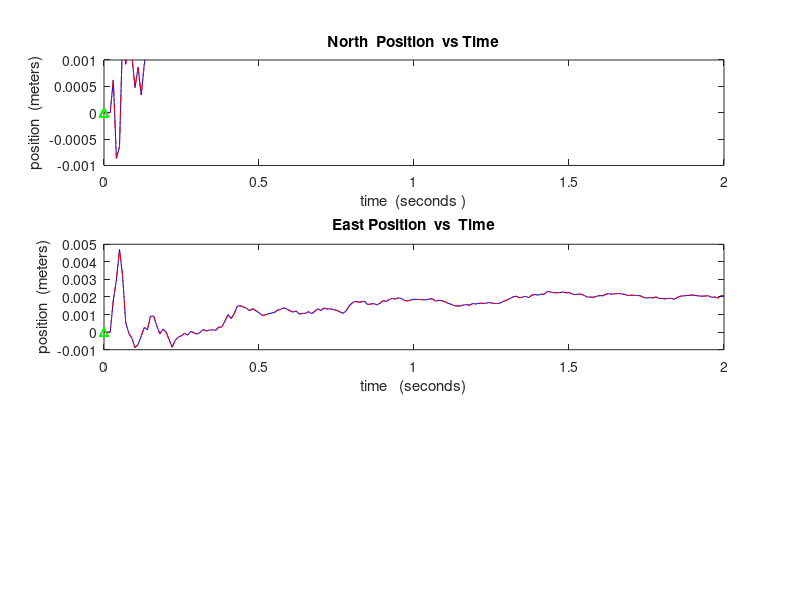

The MATLAB source for this figure: (Note: this script raises an error after producing the figure.)
clear all

% SANS Kalman  Filter in
% "An integrated INS/GPS navigation system for small AUVs using an asynchronous Kalman filter"
% By Glenn  Hernandez
% 8 May 98
% edited from pdf by nicholasferguson@wingarch.com 2019
% removed unused code from v1

% Number of minutes  for simulated  run
minutes =  1;

% Define the  resolution of the simulation  here
delta_t =  .01;  % For 100 Hz resolution

% Number of  samples
samples =  1/delta_t * 2 * minutes;   % Gives 60000  samples at delta_t = .01 seconds

% Time Constants
tau_1 = 60;     % seconds for velocity
tau_2 = 60;     % seconds for GPS
tau_3 = 3600;  % seconds for ocean  current

% Process Noise  Vector
wl = randn(1, samples)
w2 = randn(1, samples)
w3 = randn(1, samples);
w4 = randn(1, samples);
w5 = 600 * randn(1, samples);  % Gives  a GPS standard  deviation of  3 m
w6 = 600 * randn(1,samples);  % Gives  a GPS standard  deviation of  3 m
w7 = zeros(1,samples);        % No white  noise input  for x7
w8 = zeros(1,samples);        % No white  noise input  for x8
w = [wl;w2;w3;w4;w5;w6;w7;w8];

% Measurement Noise  Vector
vl = randn(1,samples);
v2 = randn(1,samples) ;
v3 = randn(1,samples) ;
v4 = randn(1,samples) ;
v_0 = [vl;v2];         % Noise vector without  GPS input
v_l = [vl;v2;v3;v4] ;  % Noise vector with  GPS input

% Generate GPS Sampling
gps_flag = zeros(samples,1);

for g = 1:1/delta_t: samples  % Need at  least .01 seconds  between GPS fixes

j = rand;  % Normalized  random generator  between   and  1
  if j < .5
    gps_flag(g)  = 0;  % No GPS Signal Available
  else
    gps_flag(g)  = 1;  % GPS Signal Available
  end
end


% State Transition  Matrix
F = [exp(-delta_t/tau_1) 	0 0 0 0 0 0 0;
       0  exp(-delta_t/tau_1) 0 0 0 0 0 0;
       0 0  exp(-delta_t/tau_2) 0 0 0 0 0;
       0 0 0  exp(-delta_t/tau_2) 0 0 0 0;
	   0 0 0 0  exp(-delta_t/tau_3) 0 0 0;
	   0 0 0 0 0  exp(-delta_t/tau_3) 0  0;
       tau_1*(1-exp(-delta_t/tau_1)) 0 tau_2*(1-exp(-delta_t/tau_2)) 0 0 0 0 0; 
       0  tau_1*(1-exp(-delta_t/tau_1)) 0  tau_2*(1-exp(-delta_t/tau_2)) 0 0 0 0];

Q =  [((1/(2*tau_1) )*(1-exp((-2*delta_t)/tau_1))) 0 0 0 0 0 0 0;
          0 ((1/(2*tau_1) )*(1-exp((-2*delta_t)/tau_1))) 0 0 0 0 0 0;
          0 0 ((1/(2*tau_2))*(1-exp((-2*delta_t)/tau_2))) 0 0 0 0 0;
          0 0 0 ((1/(2*tau_2))*(1-exp((-2*delta_t)/tau_2))) 0 0 0 0;
          0 0 0 0 ((1/(2*tau_3))*(1-exp((-2*delta_t)/tau_3))) 0 0 0;
          0 0 0 0 0 ((1/(2*tau_3))*(1-exp((-2*delta_t)/tau_3))) 0 0;
		  0 0 0 0 0							0				    0 0;
          0 0 0 0 0                         0                   0 0];

% Generate Process  Noise Vectors
process_noise  = sqrt(Q)*w;

% Error Covariance  Matrix
R_0 = diag([.5  .5]);      % Without  GPS signal
R_l = diag([.5  .5 0 0]);    % With  GPS signal   

% Generate Measurement  Noise Vectors
sensor_noise_0  = sqrt(R_0) * v_0;   % Without GPS signal
sensor_noise_1  = sqrt(R_l) * v_l;   % With GPS signal

% Initial xV
xV (8,samples) = zeros;


% Initial z as globals for graphing
z_gps = zeros(1,samples); 
z_gps1 = zeros(1,samples); 
z_gps2 = zeros(1,samples); 
z_gps3 = zeros(1,samples); 
z_gps4 = zeros(1,samples); 
z_gps_time = zeros(1,samples); 
% Initial Error  Covariance Matrix
P =  [0.5 0 0 0 0 0 0 0;
             0 0.5 0 0 0 0 0 0;
             0 0 1 0 0 0 0 0;
             0 0 0 1 0 0 0 0;
             0 0 0 0 3 0 0 0;
             0 0 0 0 0 3 0 0;
             0 0 0 0 0 0 5 0;
             0 0 0 0 0 0 0 5];

time_index_a =1;    % Initial Index  forMeasurement  Vector without  GPS
time_index_b =1;    % Initial Index  forMeasurement  Vector with GPS

'Beginning Kalman  Loops'

% Begin Simulation
for i = 2:samples

  % Generate State Vectors  and Measurement  Vectors
  xV(:,i) = F * xV(:,i-1)  + process_noise( :,i-1);
 % Kalman loop with  out GPS signal
  if gps_flag(i)  ==  0
  
        H =  [1 0 0 0 0 0 0 0;
             0 1 0 0 0 0 0 0];

        R = diag([.5  .5]);

        sensor_noise_0( :,i) = sqrt(R) * v_0(:,i);

        z_vell(time_index_a) = H(1,:) * xV(:,i)  + sensor_noise_0(1,i)
        z_vel2(time_index_a) = H(2,:) * xV(:,i)  + sensor_noise_0(2,i)

        z_vel_time(time_index_a)  = i * delta_t;

        z_vel =  [z_vell ; z_vel2];

        % Compute Ka1man  Gain
        K = P * H' * inv(H * P * H' + R);

      %  Update Estimate
      xV(:,i) = xV(:,i-1)+K*(z_vel(:,time_index_a) - H *xV(:,i-1));

      %  Compute Error  Covariance for Updated  Estimate
      P1 = (eye(8)- K * H )*P;
      P1 = (P1+ P1')/2;

      time_index_a = time_index_a +1; % Increase the  measurement vector  index by  1

   else
       H=   [1 0 0 0 0 0 0 0;
            0 1 0 0 0 0 0 0;
            0 0 0 0 1 0 1 0;
            0 0 0 0 0 1 0 1];

      R =  diag([.5 .5  0 0]);                           

      z_gps1(time_index_b) = H(1,:)* xV(:,i)+ sensor_noise_1(1,i);
      z_gps2(time_index_b) = H(2,:)* xV(:,i)+ sensor_noise_1(2,i);
      z_gps3(time_index_b) = H(3,:)* xV(:,i)+ sensor_noise_1(3,i);
      z_gps4(time_index_b) = H(4,:)* xV(:,i)+ sensor_noise_1(4,i);
      z_gps  = [z_gps1  ; z_gps2 ; z_gps3  ; z_gps4];
      z_gps_time(time_index_b) = i * delta_t;

      % Compute  Ka1man Gain
      K =  P * H'  * inv(H * P  * H' + R);

      % Update  Estimate
      xV(:,i) = xV(:,i-1)+ K *(z_gps(:,time_index_b) - H *xV (:,i-1));

      % Compute  Error Covariance  for Updated Estimate
      P1  = ( eye(8)  -  K  * H ) *  P;
      P1  = ( P1  + P1') / 2;

      time_index_b  = time_index_b  +1; % Increase the measurement vector  index by 1
 end % if
      % Project   Ahead

  P  =  F * P1  * F'  + Q;
  P  =  ( P  + P') /  2;
  time(i)  =  i * delta_t;   %   Memorize  time index
  


end %for

figure(1)
subplot(3,1,1)
plot(time, xV(7,:),'b-',time, xV(7,:),'r-.',z_gps_time,z_gps3, 'g^')
xlabel('time  (seconds )')
ylabel('position  (meters)')
title('North  Position  vs Time')
axis([0  max(time)  -1.5*max(abs(z_gps3))+-delta_t/10 1.5*max(abs(z_gps3))+delta_t/10])

subplot(3,1,2)
plot(time,  xV(8,:),'b-',time,  xV(8,:), 'r-.',z_gps_time,z_gps4,  'g^')
xlabel('time   (seconds)')
ylabel('position  (meters)')
title('East Position  vs  Time')
axis([0  max(time)  -1.5*max(abs(z_gps4) ) 1.5*max(abs(z_gps4))])

subplot(3,1,3)
plot(xV(7,:), xV(8,:), 'b-')
xlabel('North  Position')
ylabel('East Position')
title('North-East  Position  plot')
axis([-1.5*max(abs(xV(7,:)))  1.5*max(abs(xV(7,:)))...
      -1.5*max(abs(xV(8,:)))  1.5*max(abs(xV(8,:)))])

orient tall